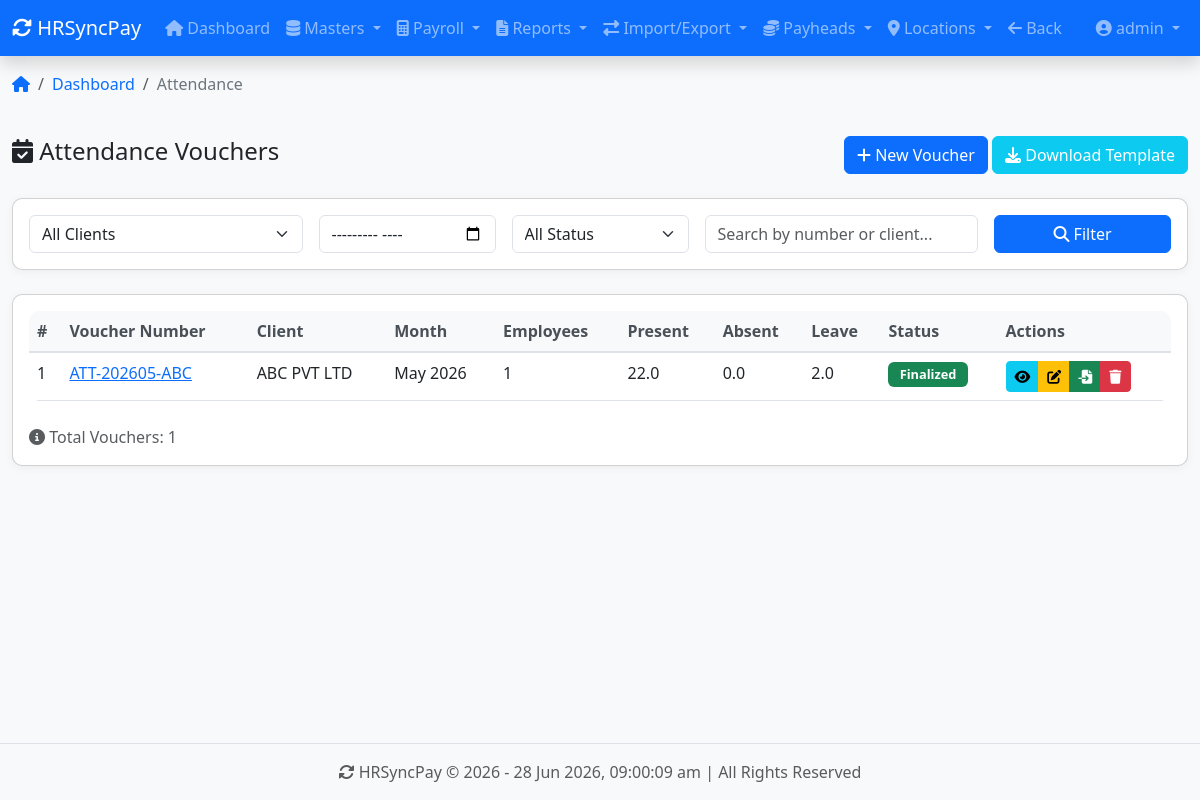
/attendance/ (signed in), run on an earlier commit of the app's database.
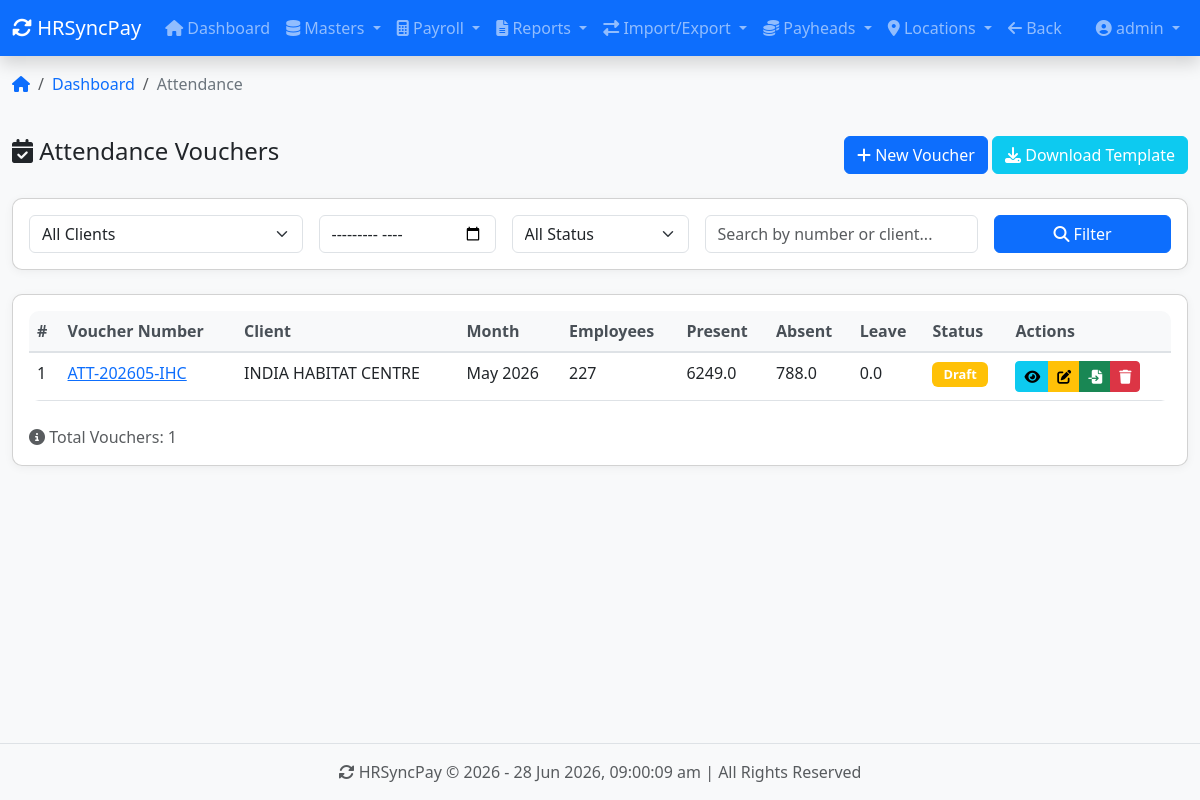
And on a later commit of the database.
### apps/attendance/models.py (models this page shows, shortened)
class AttendanceVoucher(models.Model):
    STATUS_CHOICES = [
        ('DRAFT', 'Draft'),
        ('FINALIZED', 'Finalized'),
        ('PROCESSED', 'Processed'),
    ]
    voucher_number = models.CharField(max_length=50, unique=True)
    month_year = models.DateField(help_text="First day of month (e.g., 2024-01-01)")
    client = models.ForeignKey(Client, on_delete=models.CASCADE, related_name='attendance_vouchers')
    total_employees = models.IntegerField(default=0)
    total_present_days = models.DecimalField(max_digits=10, decimal_places=2, default=0)
    total_absent_days = models.DecimalField(max_digits=10, decimal_places=2, default=0)
    total_leave_days = models.DecimalField(max_digits=10, decimal_places=2, default=0)
    total_overtime_hours = models.DecimalField(max_digits=10, decimal_places=2, default=0)
    total_production_units = models.IntegerField(default=0)
    status = models.CharField(max_length=20, choices=STATUS_CHOICES, default='DRAFT')
    excel_file = models.FileField(upload_to='attendance_imports/', null=True, blank=True)
    created_by = models.ForeignKey('accounts.User', on_delete=models.SET_NULL, null=True,
                                   related_name='attendance_vouchers')
    created_at = models.DateTimeField(auto_now_add=True)
    updated_at = models.DateTimeField(auto_now=True)
    finalized_at = models.DateTimeField(null=True, blank=True)
    class Meta:
        unique_together = ['month_year', 'client']
        ordering = ['-month_year']
        verbose_name = 'Attendance Voucher'
        verbose_name_plural = 'Attendance Vouchers'

### apps/clients/models.py (models this page shows, shortened)
class Client(models.Model):
    name = models.CharField(max_length=200, unique=True)
    code = models.CharField(max_length=20, unique=True)
    address = models.TextField(blank=True)
    city = models.CharField(max_length=100, blank=True)
    state = models.CharField(max_length=100, blank=True)
    pincode = models.CharField(max_length=6, blank=True)
    country = models.CharField(max_length=100, default='India')
    locations = models.JSONField(default=list, blank=True, help_text="List of client locations")
    contact_person = models.CharField(max_length=100, blank=True, null=True)
    contact_email = models.EmailField(blank=True, null=True)
    contact_phone = models.CharField(max_length=15, blank=True, null=True)
    website = models.URLField(blank=True, null=True)
    gst_number = models.CharField(max_length=15, blank=True, null=True)
    gst_state = models.CharField(max_length=50, blank=True, null=True, help_text="GST State for IGST/CGST calculation")
    pan_number = models.CharField(max_length=10, blank=True, null=True)
    auto_billing_enabled = models.BooleanField(
        default=False,
        help_text="Enable auto billing for this client"
    )
    commission_type = models.CharField(
        max_length=20,
        choices=[
            ('PERCENTAGE', 'Percentage'),
            ('FIXED', 'Fixed Amount'),
            ('NONE', 'None'),
        ],
        default='NONE',
        help_text="Commission calculation type (only if auto billing enabled)"
    )
    commission_rate = models.DecimalField(
        max_digits=10,
        decimal_places=2,
        default=0.00,
        help_text="Commission rate (in % or fixed amount)"
    )
    service_charge = models.DecimalField(
        max_digits=5,
        decimal_places=2,
        default=0.00,
        help_text="Additional service charge (%)"
    )
    payment_terms = models.IntegerField(default=30)
    credit_limit = models.DecimalField(max_digits=12, decimal_places=2, default=0.00)
    is_active = models.BooleanField(default=True)
    notes = models.TextField(blank=True, null=True)
    created_at = models.DateTimeField(auto_now_add=True)
    updated_at = models.DateTimeField(auto_now=True)
    class Meta:
        ordering = ['name']
        verbose_name = 'Client'
        verbose_name_plural = 'Clients'

### apps/attendance/views.py (the view)
# urls.py: path('', views.attendance_voucher_list, name='attendance_voucher_list'),
@login_required
def attendance_voucher_list(request):
    vouchers = AttendanceVoucher.objects.all().order_by('-month_year', '-created_at')
    client_id = request.GET.get('client')
    if client_id:
        vouchers = vouchers.filter(client_id=client_id)
    status = request.GET.get('status')
    if status:
        vouchers = vouchers.filter(status=status)
    month = request.GET.get('month')
    if month:
        try:
            month_date = datetime.strptime(month, '%Y-%m')
            vouchers = vouchers.filter(month_year__year=month_date.year, month_year__month=month_date.month)
        except:
            pass
    search = request.GET.get('search')
    if search:
        vouchers = vouchers.filter(
            Q(voucher_number__icontains=search) |
            Q(client__name__icontains=search)
        )
    paginator = Paginator(vouchers, 20)
    page_number = request.GET.get('page')
    page_obj = paginator.get_page(page_number)
    context = {
        'page_obj': page_obj,
        'clients': Client.objects.filter(is_active=True),
        'client_id': client_id,
        'status': status,
        'month': month,
        'search': search,
        'total_vouchers': vouchers.count(),
        'breadcrumb': [
            {'name': 'Dashboard', 'url': '/', 'active': False},
            {'name': 'Attendance', 'active': True},
        ],
    }
    return render(request, 'attendance/attendance_voucher_list.html', context)

### templates/attendance/attendance_voucher_list.html (shortened to what the changed rows need)
{% extends 'base.html' %}
{% load static %}
{% block content %}
<div class="card">
    <div class="card-body">
        <div class="table-responsive">
            <table class="table table-hover">
                <thead>
                    <tr>
                        <th>#</th>
                        <th>Voucher Number</th>
                        <th>Client</th>
                        <th>Month</th>
                        <th>Employees</th>
                        <th>Present</th>
                        <th>Absent</th>
                        <th>Leave</th>
                        <th>Status</th>
                        <th>Actions</th>
                    </tr>
                </thead>
                <tbody>
                    {% for voucher in page_obj %}
                    <tr>
                        <td>{{ forloop.counter }}</td>
                        <td>
                            <a href="{% url 'attendance:attendance_voucher_detail' voucher.id %}">
                                {{ voucher.voucher_number }}
                            </a>
                        </td>
                        <td>{{ voucher.client.name }}</td>
                        <td>{{ voucher.month_year|date:"M Y" }}</td>
                        <td>{{ voucher.total_employees }}</td>
                        <td>{{ voucher.total_present_days|floatformat:1 }}</td>
                        <td>{{ voucher.total_absent_days|floatformat:1 }}</td>
                        <td>{{ voucher.total_leave_days|floatformat:1 }}</td>
                        <td>
                            <span class="badge {% if voucher.status == 'FINALIZED' %}bg-success{% elif voucher.status == 'PROCESSED' %}bg-info{% else %}bg-warning{% endif %}">
                                {{ voucher.get_status_display }}
                            </span>
                        </td>
                        <td>
                            <div class="btn-group">
                                <a href="{% url 'attendance:attendance_voucher_detail' voucher.id %}"
                                   class="btn btn-sm btn-info" title="View">
                                    <i class="fas fa-eye"></i>
                                </a>
                                <a href="{% url 'attendance:attendance_voucher_edit' voucher.id %}"
                                   class="btn btn-sm btn-warning" title="Edit">
                                    <i class="fas fa-edit"></i>
                                </a>
                                <a href="{% url 'attendance:attendance_import' voucher.id %}"
                                   class="btn btn-sm btn-success" title="Import">
                                    <i class="fas fa-file-import"></i>
                                </a>
                                <a href="{% url 'attendance:attendance_voucher_delete' voucher.id %}"
                                   class="btn btn-sm btn-danger" title="Delete">
                                    <i class="fas fa-trash"></i>
                                </a>
                            </div>
                        </td>
                    </tr>
                    {% endfor %}
                </tbody>
            </table>
        </div>
    </div>
</div>
{% endblock %}

What changed in the data, as far as the page shows it:
removed AttendanceVoucher: voucher_number "ATT-202605-ABC", client.name "ABC PVT LTD", month_year "May 2026", total_employees "1", total_present_days "22.0", total_absent_days "0.0", total_leave_days "2.0", status "Finalized"
added AttendanceVoucher: voucher_number "ATT-202605-IHC", client.name "INDIA HABITAT CENTRE", month_year "May 2026", total_employees "227", total_present_days "6249.0", total_absent_days "788.0", total_leave_days "0.0", status "Draft"
